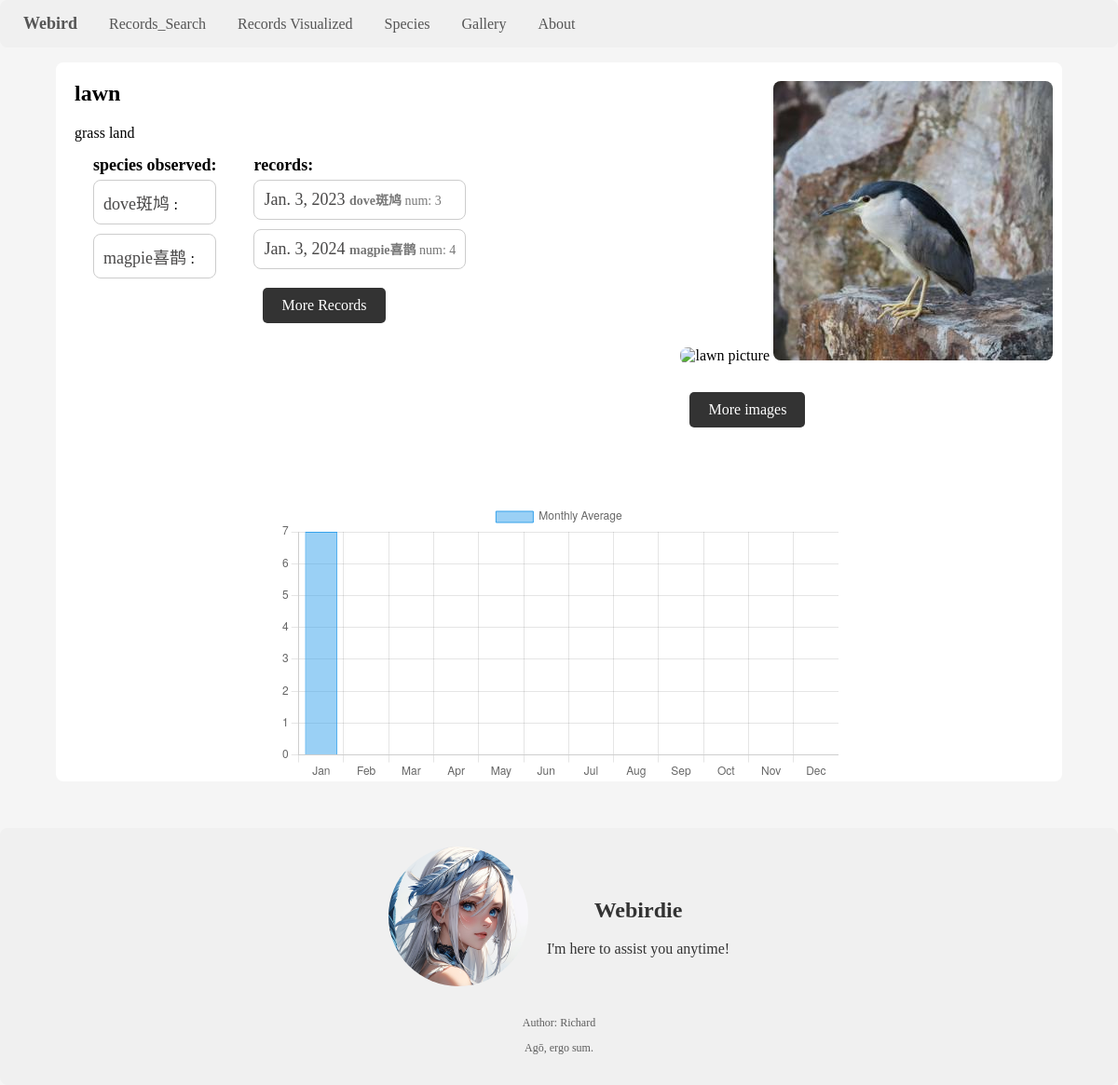
Screenshot of /location/lawn/ with the database file from the repository.
### webird/models.py (models this page shows, shortened)
class Location(models.Model):
    id = models.AutoField(primary_key=True)
    description = models.TextField(max_length=700, blank=True, null=True, verbose_name='description')
    img_src = models.TextField(max_length=60, blank=True, null=True)
    name = models.TextField(max_length=30, blank=False, null=True, verbose_name='name')
    pos_x = models.PositiveSmallIntegerField(blank=False, null=True)
    pos_y = models.PositiveSmallIntegerField(blank=False, null=True)
    display = models.BooleanField(null=False, default=True, blank=True)

class BirdInfo(models.Model):
    id = models.AutoField(primary_key=True)
    eng_species = models.CharField(max_length=30, blank=True, null=True)
    chi_species = models.CharField(max_length=30, blank=True, null=True)
    chi_description = models.TextField(max_length=700, blank=True, null=True)
    eng_description = models.TextField(max_length=700, blank=True, null=True)
    wiki_url = models.TextField(max_length=100, blank=True, null=True)
    bird_class = models.ForeignKey(BirdClasses, on_delete=models.PROTECT, null=True)
    def whole_name(self):
        return (self.eng_species if self.eng_species else '') + (self.chi_species if self.chi_species else '')
    def single_name(self):
        return self.eng_species if self.eng_species else self.chi_species

class Records(models.Model):
    id = models.AutoField(primary_key=True)
    bird_id = models.ForeignKey(BirdInfo, on_delete=models.PROTECT)
    location = models.ForeignKey(Location, on_delete=models.PROTECT)
    date = models.DateField(blank=True, null=True, verbose_name='date(YYYY-MM-DD)')
    num = models.PositiveSmallIntegerField(blank=True, null=True, verbose_name='num')
    author = models.CharField(max_length=30, blank=True, null=True, verbose_name='author')

class Img(models.Model):
    id = models.AutoField(primary_key=True)
    src = models.TextField(blank=True, null=True)
    ori_src = models.TextField(blank=True, null=True)
    date = models.DateField(blank=True, null=True)
    description = models.TextField(blank=True, null=True, verbose_name='description')
    author = models.TextField(blank=True, null=True, verbose_name='author')
    location = models.ForeignKey(Location, on_delete=models.PROTECT)
    species = models.ManyToManyField(BirdInfo)

### webird/views.py (the view)
# urls.py: path('location/<str:page_name>/', webird_views.location_view, name='location_page'),
def location_view(request, page_name):  # 渲染/location/地点/的函数
    data = models.Location.objects.get(name=page_name)
    if data is None:
        return redirect('/404')
    species_data = data.records_set.values('bird_id').annotate(total=Sum('num'))
    record_data = data.records_set.all()[:5]
    imgs_data = data.img_set.all()[:3]
    month_data = []
    qrule = {
        'location': data.id,
    }
    for month in range(1, 13):
        qrule['date__month'] = month
        month_data.append(models.get_sum_data(qrule))
    context = {
        'location': data,
        'species': species_data,
        'records': record_data,
        'images': imgs_data,
        'month_data': month_data,
    }
    return render(request, 'location_page.html', context)

### webird/models.py (called while the page is built)
def get_sum_data(rule, *args, **kwargs):
    record_sum = (
        Records.objects
        .filter(**rule)
        .values('bird_id')
        .annotate(avg_value=Avg('num'))
        .aggregate(total=Sum('num'))['total']
    )
    if not record_sum:
        record_sum = 0
    return record_sum

### webird/templatetags/custom_filters.py (called while the page is built)
@register.filter
def id_get_bird_whole_name(bird_id):
    try:
        return bird_id.whole_name()
    except:
        return models.BirdInfo.objects.filter(id=bird_id).first().whole_name()

@register.filter
def id_get_bird_single_name(bird_id):
    try:
        return bird_id.single_name()
    except:
        return models.BirdInfo.objects.filter(id=bird_id).first().single_name()

### webird/templates/location_page.html (shortened to what this page needs)
{% extends 'common.html' %}
{% load custom_filters %}
{% block content %}
    <div>
    <div class="container">
        <h2>{{ location.name }}</h2>
        <div>{{ location.description }}</div>
        <div class="sub">
            <h2 class="title">species observed:</h2>
            {% for bird in species %}
                <div class="result">
                    <a href="/species/{{ bird.bird_id | id_get_bird_single_name }}">
                        <span class="title">
                        {{ bird.bird_id | id_get_bird_whole_name}}
                        </span>
                        : {{ bird.num }}
                    </a>
                </div>
            {% endfor %}
        </div>
        <div class="sub">
            <h2 class="title">records:</h2>
            {% for item in records %}
                <div class="result">
                    <a href="/species/{{ item.bird_id | id_get_bird_single_name }}">
                        <h2 class="title">
                            {{ item.date }}
                        </h2>
                        <div class="description">
                            <div style="font-weight: bold">{{ item.bird_id | id_get_bird_whole_name }}</div>
                            <div>num: {{ item.num }}</div>
                        </div>
                    </a>
                </div>
            {% endfor %}
            <a href="/records/?location_id={{ location.id }}" class="link-button" target="_blank">More Records</a>
        </div>
    </div>
    <div class="img_container">
        <img src="{{ location.img_src }}" alt="{{ location.name }} picture">
        {% for image in images %}
            <img src="{{ image.src }}" alt="{{ location.name }} picture">
        {% endfor %}
        <div>
            <a href="/gallery/?location={{ location.id }}" class="link-button" target="_blank">More images</a>
        </div>
    </div>
    <div>
        <canvas id="barChart" width="1200" height="600" style="display: block;box-sizing: border-box;height: 300px;width: 1000px;"></canvas>
      <script>
        document.addEventListener('DOMContentLoaded', function() {
          var ctx = document.getElementById('barChart').getContext('2d');
          var data = {
            labels: ['Jan', 'Feb', 'Mar', 'Apr', 'May', 'Jun', 'Jul', 'Aug', 'Sep', 'Oct', 'Nov', 'Dec'],
            datasets: [{
              label: 'Monthly Average',
              data: {{ month_data | safe }},
              backgroundColor: 'rgba(54, 162, 235, 0.5)',
              borderColor: 'rgba(54, 162, 235, 1)',
              borderWidth: 1
            }]
          };
          var options = {
            scales: {
              y: {
                beginAtZero: true
              }
            }
          };
          var barChart = new Chart(ctx, {
            type: 'bar',
            data: data,
            options: options
          });
        });
      </script>
    </div>
    </div>
{% endblock %}

### rows the page displays
Location: name "lawn", description "grass land"
BirdInfo: bird_id|id_get_bird_whole_name "dove斑鸠"
BirdInfo: bird_id|id_get_bird_whole_name "magpie喜鹊"
Records: date "Jan. 3, 2023", bird_id|id_get_bird_whole_name "dove斑鸠", num "3"
Records: date "Jan. 3, 2024", bird_id|id_get_bird_whole_name "magpie喜鹊", num "4"
Img: src (picture)

### other values shown
chart data {{ month_data | safe }} [7, 0, 0, 0, 0, 0, 0, 0, 0, 0, 0, 0]
